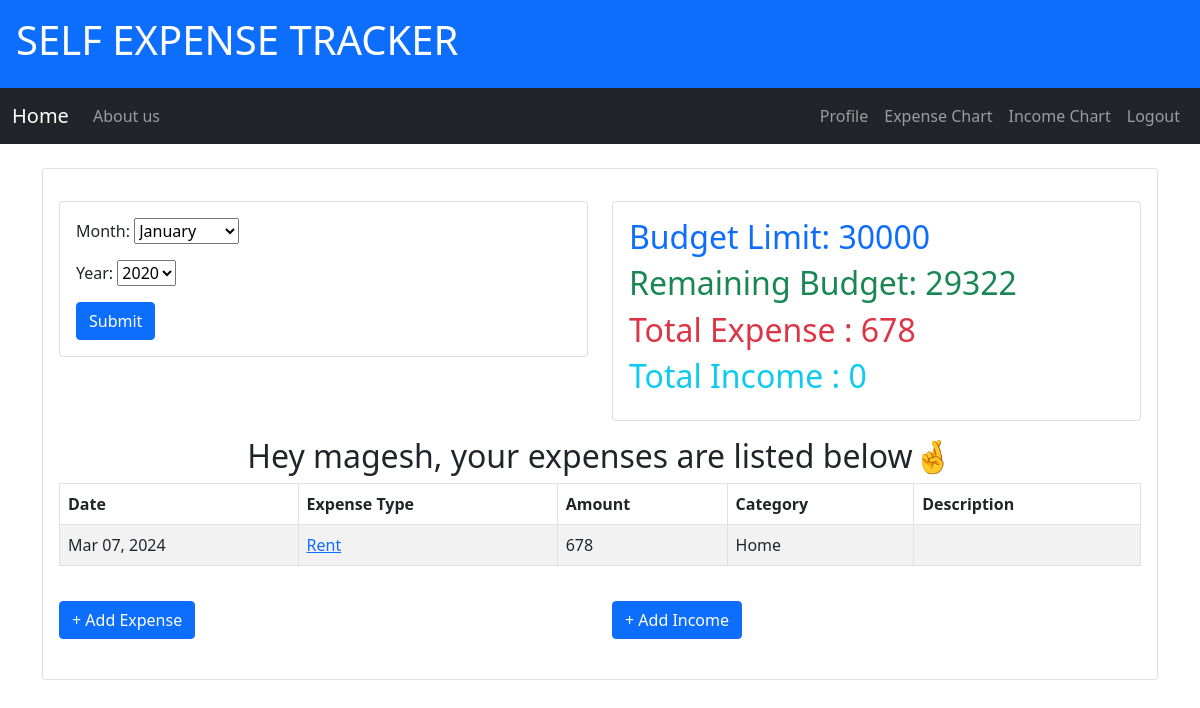
The app's page / (signed in), older data.
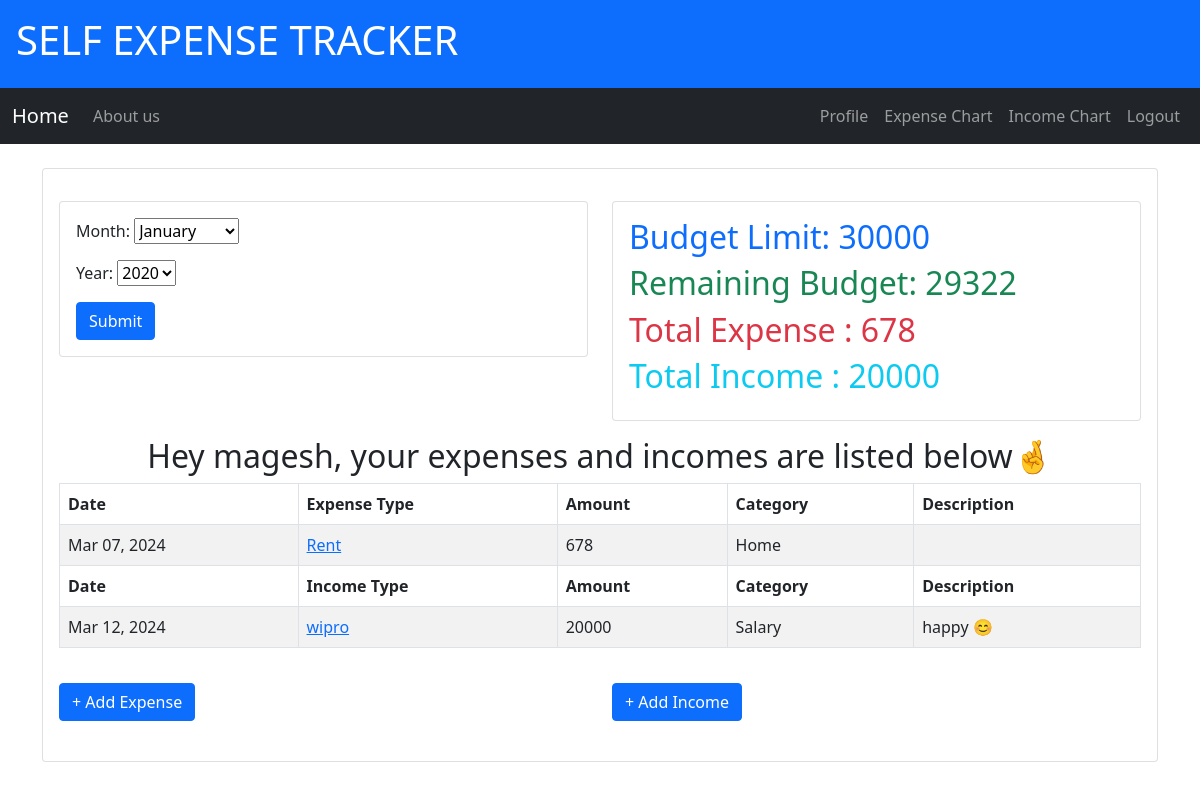
The same page, newer data.
### users/models.py (models this page shows, shortened)
class Profile(models.Model):
    user = models.OneToOneField(User, on_delete=models.CASCADE)
    image = models.ImageField(default='default.jpg', upload_to='profile_pics')
    budget_limit = models.IntegerField(default=25000)

### finance/models.py (models this page shows, shortened)
class Expense(models.Model):
    CATEGORY_CHOICES = [
        ('Food', 'Food'),
        ('Clothing', 'Clothing'),
        ('Transportation', 'Transportation'),
        ('Home', 'Home'),
        ('Bills', 'Bills '),
        ('Entertainment', 'Entertainment'),
        ('Household_goods', 'Household Goods'),
        ('personnel_needs', 'Personnel Needs'),
        ('Education', 'Education'),
        ('Sports', 'Sports'),
        ('Others', 'Others'),
    ]
    user = models.ForeignKey(User, on_delete=models.CASCADE)
    expense_type = models.CharField(max_length=25)
    category = models.CharField(max_length=25, choices=CATEGORY_CHOICES)
    date = models.DateTimeField(default=timezone.now)
    amount = models.IntegerField()
    description = models.TextField(blank=True)

class Income(models.Model):
    INCOME_CHOICES = [
        ('Salary', 'Salary'),
        ('Sales', 'Sales'),
        ('Dividends', 'Dividends'),
        ('Rental', 'Rental'),
        ('Grants', 'Grants'),
        ('Refunds', 'Refunds'),
        ('Awards', 'Awards'),
        ('Others', 'Others'),
    ]
    user = models.ForeignKey(User, on_delete=models.CASCADE)
    income_type = models.CharField(max_length=25)
    category = models.CharField(max_length=25, choices=INCOME_CHOICES)
    date = models.DateTimeField(default=timezone.now)
    amount = models.IntegerField()
    description = models.TextField(blank=True)

### finance/views.py (the view)
# urls.py: path('', views.home, name='finance-home'),
@login_required
def home(request):
    expense_set = request.user.expense_set.filter(date__month=timezone.now().month, date__year=timezone.now().year)
    income_set = request.user.income_set.filter(date__month=timezone.now().month, date__year=timezone.now().year)
    if request.method == 'POST':
        form = MonthYearForm(request.POST)
        if form.is_valid():
            month = int(form.cleaned_data['month'])
            year = int(form.cleaned_data['year'])
            expense_set = request.user.expense_set.filter(date__month=month, date__year=year)
            income_set = request.user.income_set.filter(date__month=month, date__year=year)
    else:
        form = MonthYearForm()
    amount_spend = 0
    for i in expense_set:
        amount_spend += i.amount
    amount_earned = 0
    for i in income_set:
        amount_earned += i.amount
    remaining_budget = request.user.profile.budget_limit - amount_spend
    context = {"title": "Home", 'expenses': expense_set, "incomes": income_set, 'remaining_budget': remaining_budget,
               'expense_amount': amount_spend, 'income_amount': amount_earned, 'form': form}  # 'paginate_by': 5,
    return render(request, 'finance/home.html', context)

### finance/forms.py
class MonthYearForm(forms.Form):
    MONTH_CHOICES = [(str(i), MONTHS[i]) for i in range(1, 13)]
    YEAR_CHOICES = [(str(i), str(i)) for i in range(2020, 2051)]
    month = forms.ChoiceField(choices=MONTH_CHOICES)
    year = forms.ChoiceField(choices=YEAR_CHOICES)

### finance/templates/finance/home.html (shortened to what this page needs)
{% extends "finance/base.html" %}
{% block content %}
<div class="row mt-3">
    <div class="col-md-6">
        <div class="card">
            <div class="card-body">
                <form method="POST">
                    <div class="mb-3">
                        {{ form.month.label_tag }}
                        {{ form.month }}
                    </div>
                    <div class="mb-3">
                        {{ form.year.label_tag }}
                        {{ form.year }}
                    </div>
                    <button type="submit" class="btn btn-primary">Submit</button>
                </form>
            </div>
        </div>
    </div>
    <div class="col-md-6">
        <div class="card">
            <div class="card-body">
                <h2 class="text-primary">Budget Limit: {{ user.profile.budget_limit }}</h2>
                <h2 class="text-success">Remaining Budget: {{ remaining_budget }}</h2>
                <h2 class="text-danger">Total Expense : {{ expense_amount }}</h2>
                <h2 class="text-info">Total Income : {{ income_amount }}</h2>
            </div>
        </div>
    </div>
</div>
<div class="row mt-3">
    <div class="col-md-12">
        {% if expenses and incomes %}
            <h2 align="center">Hey {{ user }}, your expenses and incomes are listed below🤞</h2>
            <table class="table table-bordered table-striped">
                <thead>
                    <tr>
                        <th>Date</th>
                        <th>Expense Type</th>
                        <th>Amount</th>
                        <th>Category</th>
                        <th>Description</th>
                    </tr>
                </thead>
                <tbody>
                    {% for con in expenses %}
                        <tr>
                            <td>{{ con.date|date:"M d, Y" }}</td>
                            <td><a href="{% url 'expense-detail' con.id %}">{{ con.expense_type }}</a></td>
                            <td>{{ con.amount }}</td>
                            <td>{{ con.category }}</td>
                            <td>{{ con.description }}</td>
                        </tr>
                    {% endfor %}
                    <thead>
                        <tr>
                            <th>Date</th>
                            <th>Income Type</th>
                            <th>Amount</th>
                            <th>Category</th>
                            <th>Description</th>
                        </tr>
                    </thead>
                    {% for con in incomes %}
                        <tr>
                            <td>{{ con.date|date:"M d, Y" }}</td>
                            <td><a href="{% url 'income-detail' con.id %}">{{ con.income_type }}</a></td>
                            <td>{{ con.amount }}</td>
                            <td>{{ con.category }}</td>
                            <td>{{ con.description }}</td>
                        </tr>
                    {% endfor %}
                </tbody>
            </table>
        {% elif expenses %}
            <h2 align="center">Hey {{ user }}, your expenses are listed below🤞</h2>
            <table class="table table-bordered table-striped">
                <thead>
                    <tr>
                        <th>Date</th>
                        <th>Expense Type</th>
                        <th>Amount</th>
                        <th>Category</th>
                        <th>Description</th>
                    </tr>
                </thead>
                <tbody>
                    {% for con in expenses %}
                        <tr>
                            <td>{{ con.date|date:"M d, Y" }}</td>
                            <td><a href="{% url 'expense-detail' con.id %}">{{ con.expense_type }}</a></td>
                            <td>{{ con.amount }}</td>
                            <td>{{ con.category }}</td>
                            <td>{{ con.description }}</td>
                        </tr>
                    {% endfor %}
                </tbody>
            </table>
        {% else %}
            <h1 align="center">Your expense and income list is empty😒</h1>
        {% endif %}
    </div>
</div>
<div class="row mt-3">
    <div class="col-md-6">
        <h2><a href="{% url 'expense-create' %}" class="btn btn-primary">+ Add Expense</a></h2>
    </div>
    <div class="col-md-6">
        <h2><a href="{% url 'income-create' %}" class="btn btn-primary">+ Add Income</a></h2>
    </div>
</div>
{% endblock %}

### finance/templates/finance/base.html (shortened to what this page needs)
{% load static %}
<!DOCTYPE html>
<html lang="en">
<head>
    <link rel="stylesheet" href="https://cdn.jsdelivr.net/npm/bootstrap@5.0.2/dist/css/bootstrap.min.css">
</head>
<body>
    <header class="bg-primary text-white p-3">
        <h1>SELF EXPENSE TRACKER</h1>
    </header>
    <nav class="navbar navbar-expand-lg navbar-dark bg-dark">
        <div class="container-fluid">
            <a class="navbar-brand" href="{% url 'finance-home' %}">Home</a>
            <div class="collapse navbar-collapse" id="navbarNav">
                <ul class="navbar-nav me-auto">
                    <li class="nav-item">
                        <a class="nav-link" href="{% url 'finance-about' %}">About us</a>
                    </li>
                </ul>
                <ul class="navbar-nav">
                    {% if user.is_authenticated %}
                        <li class="nav-item">
                            <a class="nav-link" href="{% url 'profile' %}">Profile</a>
                        </li>
                        <li class="nav-item">
                            <a class="nav-link" href="{% url 'expense-chart' %}">Expense Chart</a>
                        </li>
                        <li class="nav-item">
                            <a class="nav-link" href="{% url 'income-chart' %}">Income Chart</a>
                        </li>
                        <li class="nav-item">
                            <a class="nav-link" href="{% url 'logout' %}">Logout</a>
                        </li>
                    {% endif%}
                </ul>
            </div>
        </div>
    </nav>
    <main class="container mt-4">
        <div class="card">
            <div class="card-body">
                {% block content %}{% endblock %}
            </div>
        </div>
    </main>
</body>
</html>

Row changes from the older to the newer data that the page shows:
shown differently, row unchanged: Expense "Rent": moves from the list under "Hey magesh, your expenses are listed below🤞" to the list under "Hey magesh, your expenses and incomes are listed below🤞"
added Income: date "Mar 12, 2024", income_type "wipro", amount "20000", category "Salary", description "happy 😊"
Text that changed along with them:
{{ income_amount }}: "0" → "20000"
{{ user }}: (not shown) → "magesh"
{{ user }}: "magesh" → (not shown)
text no longer shown: ", your expenses are listed below🤞"
text now shown: ", your expenses and incomes are listed below🤞 Income Type"
